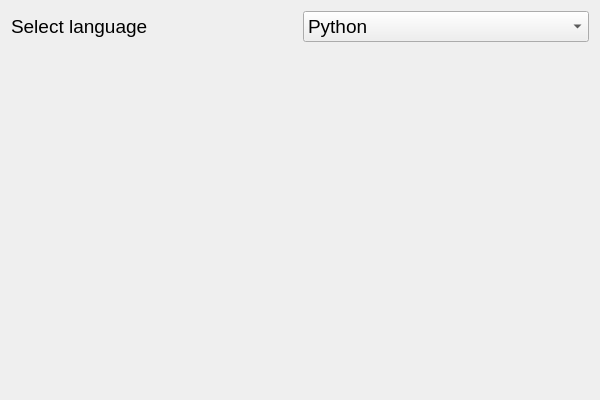
<?xml version="1.0" encoding="UTF-8"?>
<ui version="4.0">
 <class>Form</class>
 <widget class="QWidget" name="Form">
  <property name="geometry">
   <rect>
    <x>0</x>
    <y>0</y>
    <width>600</width>
    <height>400</height>
   </rect>
  </property>
  <property name="windowTitle">
   <string>Form</string>
  </property>
  <layout class="QVBoxLayout" name="verticalLayout">
   <item>
    <layout class="QHBoxLayout" name="horizontalLayout">
     <item>
      <widget class="QLabel" name="label">
       <property name="font">
        <font>
         <pointsize>14</pointsize>
        </font>
       </property>
       <property name="text">
        <string>Select language</string>
       </property>
      </widget>
     </item>
     <item>
      <widget class="QComboBox" name="comboBox">
       <property name="font">
        <font>
         <pointsize>14</pointsize>
        </font>
       </property>
       <item>
        <property name="text">
         <string>Python</string>
        </property>
       </item>
       <item>
        <property name="text">
         <string>Java</string>
        </property>
       </item>
       <item>
        <property name="text">
         <string>C++</string>
        </property>
       </item>
       <item>
        <property name="text">
         <string>C#</string>
        </property>
       </item>
      </widget>
     </item>
    </layout>
   </item>
   <item>
    <widget class="QLabel" name="label_result">
     <property name="font">
      <font>
       <pointsize>20</pointsize>
       <weight>75</weight>
       <bold>true</bold>
      </font>
     </property>
     <property name="text">
      <string/>
     </property>
    </widget>
   </item>
  </layout>
 </widget>
 <resources/>
 <connections/>
</ui>
